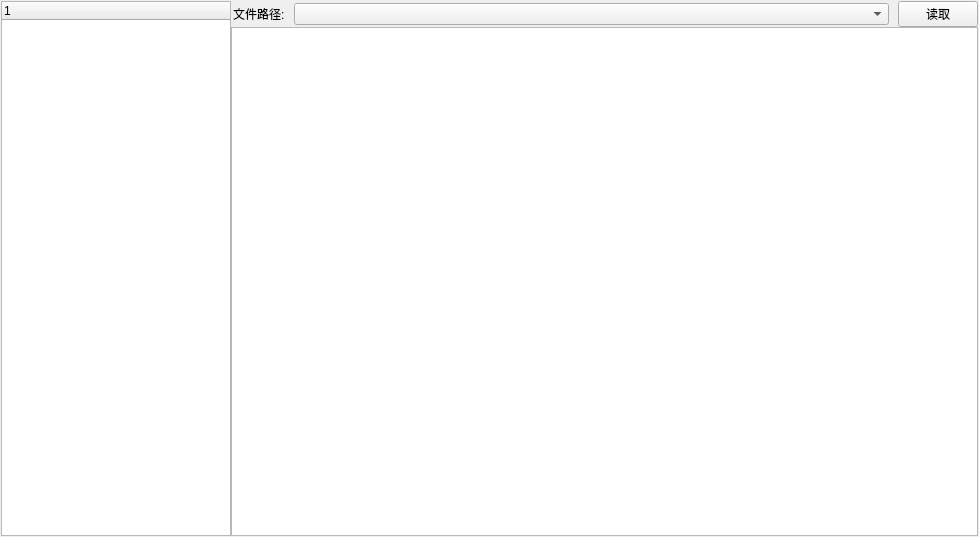
<?xml version="1.0" encoding="UTF-8"?>
<ui version="4.0">
 <class>Form</class>
 <widget class="QWidget" name="Form">
  <property name="geometry">
   <rect>
    <x>0</x>
    <y>0</y>
    <width>979</width>
    <height>537</height>
   </rect>
  </property>
  <property name="sizePolicy">
   <sizepolicy hsizetype="Maximum" vsizetype="Minimum">
    <horstretch>0</horstretch>
    <verstretch>0</verstretch>
   </sizepolicy>
  </property>
  <property name="windowTitle">
   <string>Form</string>
  </property>
  <layout class="QVBoxLayout" name="verticalLayout_2">
   <property name="spacing">
    <number>7</number>
   </property>
   <property name="margin">
    <number>1</number>
   </property>
   <item>
    <layout class="QVBoxLayout" name="verticalLayout">
     <property name="spacing">
      <number>0</number>
     </property>
     <property name="sizeConstraint">
      <enum>QLayout::SetMaximumSize</enum>
     </property>
     <item>
      <layout class="QGridLayout" name="gridLayout">
       <property name="sizeConstraint">
        <enum>QLayout::SetNoConstraint</enum>
       </property>
       <item row="0" column="2">
        <layout class="QGridLayout" name="gridLayout_2" rowstretch="0" columnstretch="0,0,0">
         <property name="sizeConstraint">
          <enum>QLayout::SetFixedSize</enum>
         </property>
         <property name="leftMargin">
          <number>2</number>
         </property>
         <property name="bottomMargin">
          <number>0</number>
         </property>
         <property name="horizontalSpacing">
          <number>9</number>
         </property>
         <property name="verticalSpacing">
          <number>6</number>
         </property>
         <item row="0" column="0">
          <widget class="QLabel" name="label">
           <property name="sizePolicy">
            <sizepolicy hsizetype="Fixed" vsizetype="Maximum">
             <horstretch>10</horstretch>
             <verstretch>10</verstretch>
            </sizepolicy>
           </property>
           <property name="minimumSize">
            <size>
             <width>10</width>
             <height>0</height>
            </size>
           </property>
           <property name="text">
            <string>文件路径:</string>
           </property>
          </widget>
         </item>
         <item row="0" column="2">
          <widget class="QPushButton" name="look_Button">
           <property name="sizePolicy">
            <sizepolicy hsizetype="Fixed" vsizetype="Fixed">
             <horstretch>0</horstretch>
             <verstretch>0</verstretch>
            </sizepolicy>
           </property>
           <property name="text">
            <string>读取</string>
           </property>
          </widget>
         </item>
         <item row="0" column="1">
          <widget class="QComboBox" name="ComPath"/>
         </item>
        </layout>
       </item>
       <item row="0" column="0" rowspan="3">
        <widget class="QTreeWidget" name="file_treeWidget">
         <property name="sizePolicy">
          <sizepolicy hsizetype="Fixed" vsizetype="MinimumExpanding">
           <horstretch>100</horstretch>
           <verstretch>0</verstretch>
          </sizepolicy>
         </property>
         <property name="maximumSize">
          <size>
           <width>230</width>
           <height>16777215</height>
          </size>
         </property>
         <column>
          <property name="text">
           <string notr="true">1</string>
          </property>
         </column>
        </widget>
       </item>
       <item row="1" column="2">
        <widget class="QTableWidget" name="file_tableWidget">
         <property name="sizePolicy">
          <sizepolicy hsizetype="Preferred" vsizetype="Expanding">
           <horstretch>0</horstretch>
           <verstretch>1</verstretch>
          </sizepolicy>
         </property>
        </widget>
       </item>
      </layout>
     </item>
    </layout>
   </item>
  </layout>
 </widget>
 <resources/>
 <connections/>
</ui>
